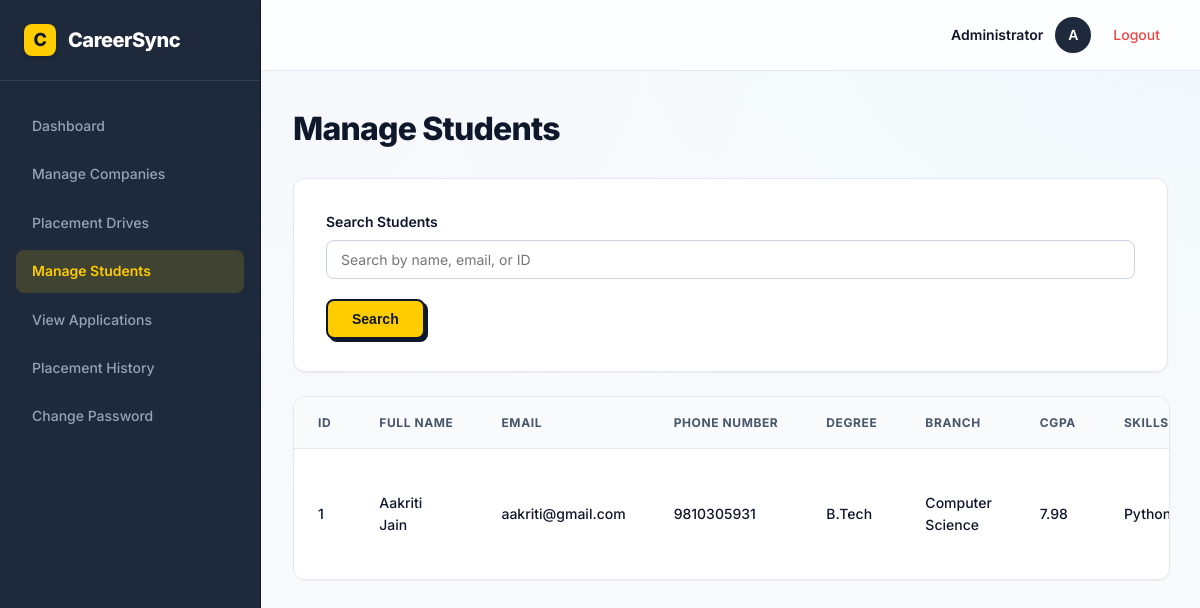
The app's page /admin/students (signed in) with its own data.
### models.py (models this page shows)
class Student(db.Model):
    id = db.Column(db.Integer, primary_key = True)
    full_name = db.Column(db.String(100), nullable = False)
    email = db.Column(db.String(100), nullable = False, unique = True)
    pass_hash = db.Column(db.String(100), nullable = False )
    phone_number = db.Column(db.Integer, nullable = False)
    degree = db.Column(db.String(100), nullable = False)
    branch = db.Column(db.String(100), nullable = False)
    cgpa = db.Column(db.Float, nullable = False)
    skills = db.Column(db.String(100), nullable = False)
    resume_filename = db.Column(db.String(100), nullable = False)
    is_active = db.Column(db.Boolean, default = True)
    internship_experience = db.Column(db.String(100))
    co_curricular_achievements = db.Column(db.String(100))
    created_at = db.Column(db.DateTime, default = datetime.now(UTC))
    applications = db.relationship('Application', backref = 'student', lazy = True)
    placements = db.relationship('Placement', backref = 'student', lazy = True)

### app.py (the view)
@app.route("/admin/students")
def admin_students():
    if not admin_logged_in():
        flash("Unauthorized access.")
        return redirect(url_for("login"))
    search_query = request.args.get("search")
    if search_query:
        if search_query.isdigit():
            students = Student.query.filter(
                (Student.full_name.ilike(f"%{search_query}%")) |
                (Student.email.ilike(f"%{search_query}%")) |
                (Student.id == int(search_query))
                ).all()
        else:
            students = Student.query.filter(
                (Student.full_name.ilike(f"%{search_query}%")) |
                (Student.email.ilike(f"%{search_query}%"))
            ).all()
    else:
        students = Student.query.all()
    return render_template("admin_students.html", students = students)

### app.py (called while the page is built)
def admin_logged_in():
    return "user_id" in session and session.get("role") =="admin"

### templates/admin_students.html (shortened to what this page needs)
{% extends "base.html" %}
{% block content %}
<h1>Manage Students</h1>
<form method="GET" action="{{ url_for('admin_students') }}">
    <label>Search Students</label>
    <input type="text" name="search" placeholder="Search by name, email, or ID">
    <button type="submit">Search</button>
</form>
<table>
    <tr>
        <th>ID</th>
        <th>Full Name</th>
        <th>Email</th>
        <th>Phone Number</th>
        <th>Degree</th>
        <th>Branch</th>
        <th>CGPA</th>
        <th>Skills</th>
    </tr>
    {% for student in students %}
    <tr>
        <td>{{ student.id }}</td>
        <td>{{ student.full_name }}</td>
        <td>{{ student.email }}</td>
        <td>{{ student.phone_number }}</td>
        <td>{{ student.degree }}</td>
        <td>{{ student.branch }}</td>
        <td>{{ student.cgpa }}</td>
        <td>{{ student.skills }}</td>
    </tr>
    {% endfor %}
</table>
{% endblock %}

### templates/base.html (shortened to what this page needs)
<!DOCTYPE html>
<html lang="en">
<head>
</head>
<body>
    <div class="app-layout">
        {% block sidebar %}
        <aside class="sidebar">
            <div class="sidebar-header">
                <div class="logo-icon">C</div>
                CareerSync
            </div>
            <nav class="sidebar-nav">
                {% if session.get('role') == 'admin' %}
                <a href="{{ url_for('admin_dashboard') }}" class="{{ 'active' if request.endpoint == 'admin_dashboard' else '' }}">Dashboard</a>
                <a href="{{ url_for('admin_companies') }}" class="{{ 'active' if request.endpoint == 'admin_companies' else '' }}">Manage Companies</a>
                <a href="{{ url_for('admin_drives') }}" class="{{ 'active' if request.endpoint == 'admin_drives' else '' }}">Placement Drives</a>
                <a href="{{ url_for('admin_students') }}" class="{{ 'active' if request.endpoint == 'admin_students' else '' }}">Manage Students</a>
                <a href="{{ url_for('admin_applications') }}" class="{{ 'active' if request.endpoint == 'admin_applications' else '' }}">View Applications</a>
                <a href="{{ url_for('admin_placements') }}" class="{{ 'active' if request.endpoint == 'admin_placements' else '' }}">Placement History</a>
                <a href="{{ url_for('admin_change_password') }}" class="{{ 'active' if request.endpoint == 'admin_change_password' else '' }}">Change Password</a>
                {% endif %}
            </nav>
        </aside>
        {% endblock %}
        <div class="main-wrapper">
            {% block topbar %}
            <header class="topbar">
                <div class="user-profile">
                    {% if session.get('role') %}
                    <span>{{ session.get('user_name', session.get('role') | title) }}</span>
                    <div class="user-avatar">{{ session.get('user_name', session.get('role'))[0] | upper }}</div>
                    <a href="{{ url_for('logout') }}" style="color: #ef4444; margin-left: 10px;">Logout</a>
                    {% else %}
                    <span>Guest User</span>
                    <div class="user-avatar" style="background:#cbd5e1; color: #475569;">G</div>
                    {% endif %}
                </div>
            </header>
            {% endblock %}
            {% block page_container %}
            <div class="container">
                {% block content %}{% endblock %}
            </div>
            {% endblock %}
        </div>
    </div>
</body>
</html>

### records on screen
Student: id "1", full_name "Aakriti Jain", email "aakriti@gmail.com", phone_number "9810305931", degree "B.Tech", branch "Computer Science", cgpa "7.98", skills "Python"

### other values on screen
{{ session.get('user_name', session.get('role') | title) }} "Administrator"
{{ session.get('user_name', session.get('role'))[0] | upper }} "A"
